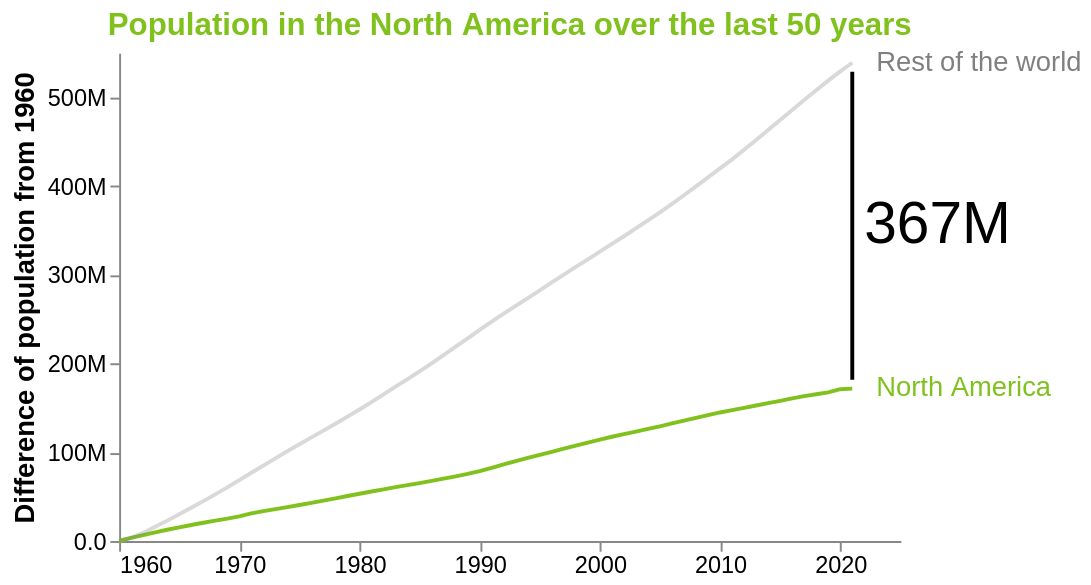

The code cell stored with this chart in its notebook:
### Markdown cell above
# New Section

### Code cell
# Listing 3.28 Adding the annotation

offset = 10000000
mask = df_melt['Year'] == 2021
na = df_melt[mask]['Diff'].values[0]
oth = df_melt[mask]['Diff'].values[1]

df_vline = pd.DataFrame({'y' : [oth - offset,na + offset],
                         'x' : [2021,2021]})

line = alt.Chart(df_vline).mark_line(color='black').encode(
    y = 'y',
    x = 'x'
)

df_ann = pd.DataFrame({'text' : ['367M'],
       'x' : [2022],
       'y' : [na + (oth-na)/2]})

ann = alt.Chart(df_ann).mark_text(fontSize=30, align='left').encode(
    x = 'x',
    y = 'y',
    text = 'text'
)

total = chart2 + text + line + ann
total = total.configure_axis(
    grid=False,
    titleFontSize=14,
    labelFontSize=12
).configure_title(
    fontSize=16,
    color='#80C11E'
).configure_view(
    strokeWidth=0
)

# total.show()
total

### Figure 1 — Vega-Lite specification as saved in the notebook (floating-point values rounded to 4 significant figures)
{"config": {"view": {"continuousWidth": 400, "continuousHeight": 300, "strokeWidth": 0}, "axis": {"grid": false, "labelFontSize": 12, "titleFontSize": 14}, "title": {"color": "#80C11E", "fontSize": 16}}, "layer": [{"data": {"name": "data-7a03d7292bd5030d05e914ae7452572d"}, "mark": "line", "encoding": {"color": {"field": "Continent", "legend": null, "scale": {"range": ["#80C11E", "grey"]}, "type": "nominal"}, "opacity": {"condition": {"value": 1, "test": "(datum['Continent'] === 'North America')"}, "value": 0.3}, "x": {"axis": {"format": ".0f", "tickMinStep": 10}, "field": "Year", "title": null, "type": "quantitative"}, "y": {"axis": {"format": ".2s"}, "field": "Diff", "title": "Difference of population from 1960", "type": "quantitative"}}, "height": 250, "title": "Population in the North America over the last 50 years", "width": 400}, {"data": {"name": "data-97f4accba5d20d28380b08ba78aab879"}, "mark": {"type": "text", "align": "left", "fontSize": 14}, "encoding": {"color": {"condition": {"value": "#80C11E", "test": "(datum.text === 'North America')"}, "value": "grey"}, "text": {"field": "text", "type": "nominal"}, "x": {"field": "x", "type": "quantitative"}, "y": {"field": "y", "type": "quantitative"}}}, {"data": {"name": "data-d9573826798f0e8ec738022c21c4cbf7"}, "mark": {"type": "line", "color": "black"}, "encoding": {"x": {"field": "x", "type": "quantitative"}, "y": {"field": "y", "type": "quantitative"}}}, {"data": {"name": "data-0d201c2b49c7d1bb3d9b4dd54190564e"}, "mark": {"type": "text", "align": "left", "fontSize": 30}, "encoding": {"text": {"field": "text", "type": "nominal"}, "x": {"field": "x", "type": "quantitative"}, "y": {"field": "y", "type": "quantitative"}}}], "$schema": "https://vega.github.io/schema/vega-lite/v4.17.0.json", "datasets": {"data-7a03d7292bd5030d05e914ae7452572d": [{"Year": 1960, "Continent": "North America", "Population": 198600000.0, "Diff": 0.0}, {"Year": 1961, "Continent": "North America", "Population": 202000000.0, "Diff": 3383000.0}, {"Year": 1962, "Continent": "North America", "Population": 205200000.0, "Diff": 6574000.0}, {"Year": 1963, "Continent": "North America", "Population": 208300000.0, "Diff": 9629000.0}, {"Year": 1964, "Continent": "North America", "Population": 211300000.0, "Diff": 12640000.0}, {"Year": 1965, "Continent": "North America", "Population": 214000000.0, "Diff": 15410000.0}, {"Year": 1966, "Continent": "North America", "Population": 216700000.0, "Diff": 18030000.0}, {"Year": 1967, "Continent": "North America", "Population": 219200000.0, "Diff": 20550000.0}, {"Year": 1968, "Continent": "North America", "Population": 221500000.0, "Diff": 22880000.0}, {"Year": 1969, "Continent": "North America", "Population": 223800000.0, "Diff": 25130000.0}, {"Year": 1970, "Continent": "North America", "Population": 226400000.0, "Diff": 27810000.0}, {"Year": 1971, "Continent": "North America", "Population": 229700000.0, "Diff": 31050000.0}, {"Year": 1972, "Continent": "North America", "Population": 232200000.0, "Diff": 33540000.0}, {"Year": 1973, "Continent": "North America", "Population": 234500000.0, "Diff": 35830000.0}, {"Year": 1974, "Continent": "North America", "Population": 236700000.0, "Diff": 38090000.0}, {"Year": 1975, "Continent": "North America", "Population": 239200000.0, "Diff": 40540000.0}, {"Year": 1976, "Continent": "North America", "Population": 241500000.0, "Diff": 42910000.0}, {"Year": 1977, "Continent": "North America", "Population": 244000000.0, "Diff": 45390000.0}, {"Year": 1978, "Continent": "North America", "Population": 246600000.0, "Diff": 47980000.0}, {"Year": 1979, "Continent": "North America", "Population": 249300000.0, "Diff": 50690000.0}, {"Year": 1980, "Continent": "North America", "Population": 251800000.0, "Diff": 53170000.0}, {"Year": 1981, "Continent": "North America", "Population": 254300000.0, "Diff": 55720000.0}, {"Year": 1982, "Continent": "North America", "Population": 256800000.0, "Diff": 58210000.0}, {"Year": 1983, "Continent": "North America", "Population": 259200000.0, "Diff": 60590000.0}, {"Year": 1984, "Continent": "North America", "Population": 261500000.0, "Diff": 62860000.0}, {"Year": 1985, "Continent": "North America", "Population": 263800000.0, "Diff": 65200000.0}, {"Year": 1986, "Continent": "North America", "Population": 266300000.0, "Diff": 67670000.0}, {"Year": 1987, "Continent": "North America", "Population": 268800000.0, "Diff": 70170000.0}, {"Year": 1988, "Continent": "North America", "Population": 271300000.0, "Diff": 72720000.0}, {"Year": 1989, "Continent": "North America", "Population": 274200000.0, "Diff": 75530000.0}, {"Year": 1990, "Continent": "North America", "Population": 277400000.0, "Diff": 78750000.0}, {"Year": 1991, "Continent": "North America", "Population": 281100000.0, "Diff": 82450000.0}, {"Year": 1992, "Continent": "North America", "Population": 284900000.0, "Diff": 86320000.0}, {"Year": 1993, "Continent": "North America", "Population": 288700000.0, "Diff": 90040000.0}, {"Year": 1994, "Continent": "North America", "Population": 292200000.0, "Diff": 93560000.0}, {"Year": 1995, "Continent": "North America", "Population": 295600000.0, "Diff": 97020000.0}, {"Year": 1996, "Continent": "North America", "Population": 299100000.0, "Diff": 100400000.0}, {"Year": 1997, "Continent": "North America", "Population": 302600000.0, "Diff": 104000000.0}, {"Year": 1998, "Continent": "North America", "Population": 306100000.0, "Diff": 107400000.0}, {"Year": 1999, "Continent": "North America", "Population": 309500000.0, "Diff": 110900000.0}, {"Year": 2000, "Continent": "North America", "Population": 312900000.0, "Diff": 114300000.0}, {"Year": 2001, "Continent": "North America", "Population": 316100000.0, "Diff": 117400000.0}, {"Year": 2002, "Continent": "North America", "Population": 319000000.0, "Diff": 120400000.0}, {"Year": 2003, "Continent": "North America", "Population": 321800000.0, "Diff": 123200000.0}, {"Year": 2004, "Continent": "North America", "Population": 324800000.0, "Diff": 126200000.0}, {"Year": 2005, "Continent": "North America", "Population": 327800000.0, "Diff": 129200000.0}, {"Year": 2006, "Continent": "North America", "Population": 331000000.0, "Diff": 132400000.0}, {"Year": 2007, "Continent": "North America", "Population": 334200000.0, "Diff": 135600000.0}, {"Year": 2008, "Continent": "North America", "Population": 337400000.0, "Diff": 138800000.0}, {"Year": 2009, "Continent": "North America", "Population": 340500000.0, "Diff": 141800000.0}, {"Year": 2010, "Continent": "North America", "Population": 343400000.0, "Diff": 144800000.0}, {"Year": 2011, "Continent": "North America", "Population": 346000000.0, "Diff": 147400000.0}, {"Year": 2012, "Continent": "North America", "Population": 348700000.0, "Diff": 150000000.0}, {"Year": 2013, "Continent": "North America", "Population": 351200000.0, "Diff": 152600000.0}, {"Year": 2014, "Continent": "North America", "Population": 353900000.0, "Diff": 155300000.0}, {"Year": 2015, "Continent": "North America", "Population": 356500000.0, "Diff": 157900000.0}, {"Year": 2016, "Continent": "North America", "Population": 359200000.0, "Diff": 160600000.0}, {"Year": 2017, "Continent": "North America", "Population": 361700000.0, "Diff": 163100000.0}, {"Year": 2018, "Continent": "North America", "Population": 364000000.0, "Diff": 165300000.0}, {"Year": 2019, "Continent": "North America", "Population": 366000000.0, "Diff": 167400000.0}, {"Year": 2020, "Continent": "North America", "Population": 369600000.0, "Diff": 171000000.0}, {"Year": 2021, "Continent": "North America", "Population": 370200000.0, "Diff": 171600000.0}, {"Year": 1960, "Continent": "World", "Population": 311300000.0, "Diff": 0.0}, {"Year": 1961, "Continent": "World", "Population": 315000000.0, "Diff": 3690000.0}, {"Year": 1962, "Continent": "World", "Population": 320400000.0, "Diff": 9075000.0}, {"Year": 1963, "Continent": "World", "Population": 327300000.0, "Diff": 15980000.0}, {"Year": 1964, "Continent": "World", "Population": 334200000.0, "Diff": 22920000.0}, {"Year": 1965, "Continent": "World", "Population": 341300000.0, "Diff": 30020000.0}, {"Year": 1966, "Continent": "World", "Population": 348800000.0, "Diff": 37470000.0}, {"Year": 1967, "Continent": "World", "Population": 356200000.0, "Diff": 44880000.0}, {"Year": 1968, "Continent": "World", "Population": 363800000.0, "Diff": 52510000.0}, {"Year": 1969, "Continent": "World", "Population": 371800000.0, "Diff": 60440000.0}, {"Year": 1970, "Continent": "World", "Population": 379800000.0, "Diff": 68490000.0}, {"Year": 1971, "Continent": "World", "Population": 388100000.0, "Diff": 76830000.0}, {"Year": 1972, "Continent": "World", "Population": 396300000.0, "Diff": 84970000.0}, {"Year": 1973, "Continent": "World", "Population": 404400000.0, "Diff": 93090000.0}, {"Year": 1974, "Continent": "World", "Population": 412500000.0, "Diff": 101100000.0}, {"Year": 1975, "Continent": "World", "Population": 420300000.0, "Diff": 109000000.0}, {"Year": 1976, "Continent": "World", "Population": 428000000.0, "Diff": 116700000.0}, {"Year": 1977, "Continent": "World", "Population": 435700000.0, "Diff": 124300000.0}, {"Year": 1978, "Continent": "World", "Population": 443400000.0, "Diff": 132100000.0}, {"Year": 1979, "Continent": "World", "Population": 451400000.0, "Diff": 140100000.0}, {"Year": 1980, "Continent": "World", "Population": 459500000.0, "Diff": 148200000.0}, {"Year": 1981, "Continent": "World", "Population": 467800000.0, "Diff": 156400000.0}, {"Year": 1982, "Continent": "World", "Population": 476500000.0, "Diff": 165200000.0}, {"Year": 1983, "Continent": "World", "Population": 485100000.0, "Diff": 173800000.0}, {"Year": 1984, "Continent": "World", "Population": 493600000.0, "Diff": 182300000.0}, {"Year": 1985, "Continent": "World", "Population": 502300000.0, "Diff": 191000000.0}, {"Year": 1986, "Continent": "World", "Population": 511400000.0, "Diff": 200100000.0}, {"Year": 1987, "Continent": "World", "Population": 520800000.0, "Diff": 209400000.0}, {"Year": 1988, "Continent": "World", "Population": 530200000.0, "Diff": 218900000.0}, {"Year": 1989, "Continent": "World", "Population": 539600000.0, "Diff": 228300000.0}, {"Year": 1990, "Continent": "World", "Population": 549100000.0, "Diff": 237800000.0}, {"Year": 1991, "Continent": "World", "Population": 558400000.0, "Diff": 247100000.0}, {"Year": 1992, "Continent": "World", "Population": 567400000.0, "Diff": 256100000.0}, {"Year": 1993, "Continent": "World", "Population": 576300000.0, "Diff": 264900000.0}, {"Year": 1994, "Continent": "World", "Population": 585000000.0, "Diff": 273600000.0}, {"Year": 1995, "Continent": "World", "Population": 593700000.0, "Diff": 282400000.0}, {"Year": 1996, "Continent": "World", "Population": 602500000.0, "Diff": 291200000.0}, {"Year": 1997, "Continent": "World", "Population": 611300000.0, "Diff": 300000000.0}, {"Year": 1998, "Continent": "World", "Population": 620000000.0, "Diff": 308700000.0}, {"Year": 1999, "Continent": "World", "Population": 628600000.0, "Diff": 317300000.0}, {"Year": 2000, "Continent": "World", "Population": 637200000.0, "Diff": 325900000.0}, {"Year": 2001, "Continent": "World", "Population": 645900000.0, "Diff": 334600000.0}, {"Year": 2002, "Continent": "World", "Population": 654600000.0, "Diff": 343300000.0}, {"Year": 2003, "Continent": "World", "Population": 663400000.0, "Diff": 352100000.0}, {"Year": 2004, "Continent": "World", "Population": 672400000.0, "Diff": 361100000.0}, {"Year": 2005, "Continent": "World", "Population": 681600000.0, "Diff": 370300000.0}, {"Year": 2006, "Continent": "World", "Population": 691100000.0, "Diff": 379700000.0}, {"Year": 2007, "Continent": "World", "Population": 700800000.0, "Diff": 389500000.0}, {"Year": 2008, "Continent": "World", "Population": 710800000.0, "Diff": 399500000.0}, {"Year": 2009, "Continent": "World", "Population": 720900000.0, "Diff": 409600000.0}, {"Year": 2010, "Continent": "World", "Population": 731000000.0, "Diff": 419700000.0}, {"Year": 2011, "Continent": "World", "Population": 741200000.0, "Diff": 429900000.0}, {"Year": 2012, "Continent": "World", "Population": 752000000.0, "Diff": 440700000.0}, {"Year": 2013, "Continent": "World", "Population": 763000000.0, "Diff": 451700000.0}, {"Year": 2014, "Continent": "World", "Population": 774200000.0, "Diff": 462900000.0}, {"Year": 2015, "Continent": "World", "Population": 785500000.0, "Diff": 474200000.0}, {"Year": 2016, "Continent": "World", "Population": 796800000.0, "Diff": 485500000.0}, {"Year": 2017, "Continent": "World", "Population": 808000000.0, "Diff": 496700000.0}, {"Year": 2018, "Continent": "World", "Population": 819000000.0, "Diff": 507700000.0}, {"Year": 2019, "Continent": "World", "Population": 829900000.0, "Diff": 518600000.0}, {"Year": 2020, "Continent": "World", "Population": 840300000.0, "Diff": 529000000.0}, {"Year": 2021, "Continent": "World", "Population": 850000000.0, "Diff": 538700000.0}], "data-97f4accba5d20d28380b08ba78aab879": [{"text": "Rest of the world", "x": 2023, "y": 538700000.0}, {"text": "North America", "x": 2023, "y": 171600000.0}], "data-d9573826798f0e8ec738022c21c4cbf7": [{"y": 528700000.0, "x": 2021}, {"y": 181600000.0, "x": 2021}], "data-0d201c2b49c7d1bb3d9b4dd54190564e": [{"text": "367M", "x": 2022, "y": 355100000.0}]}}
